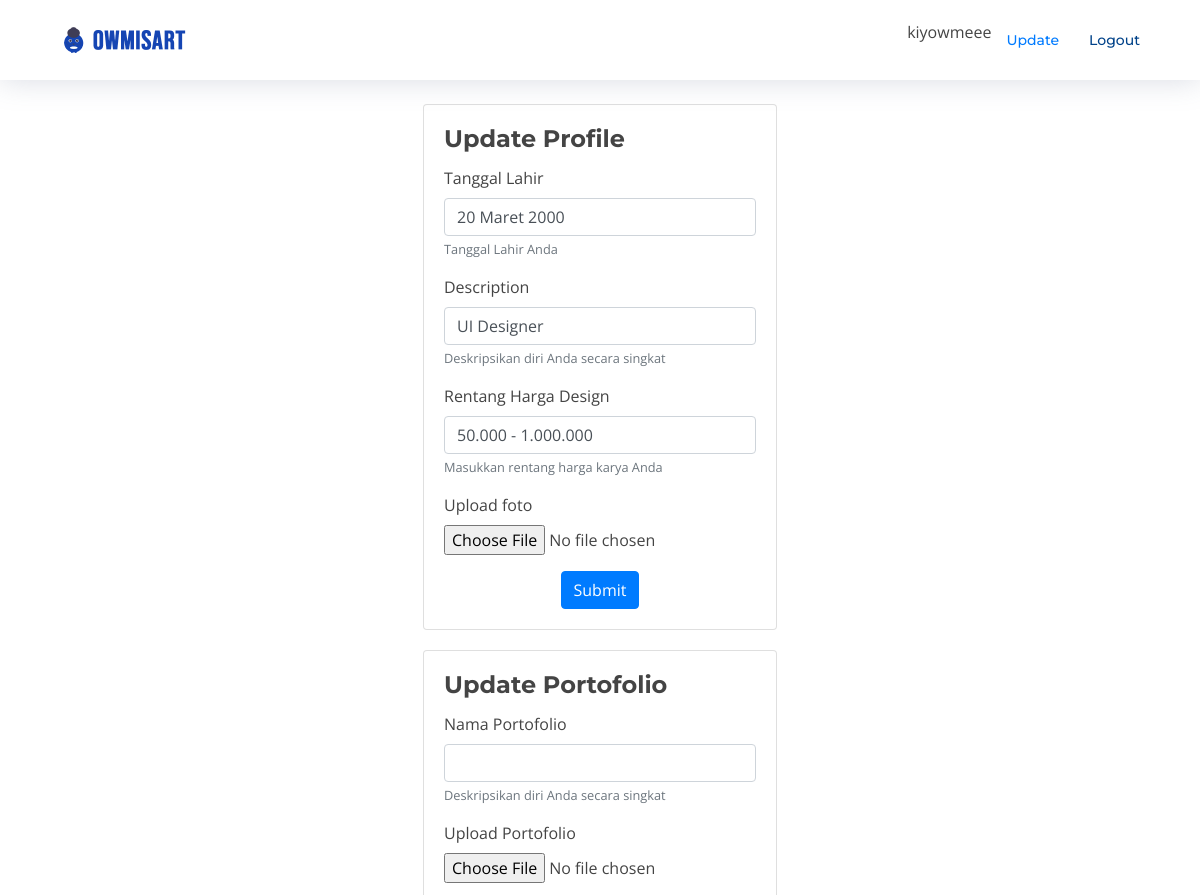
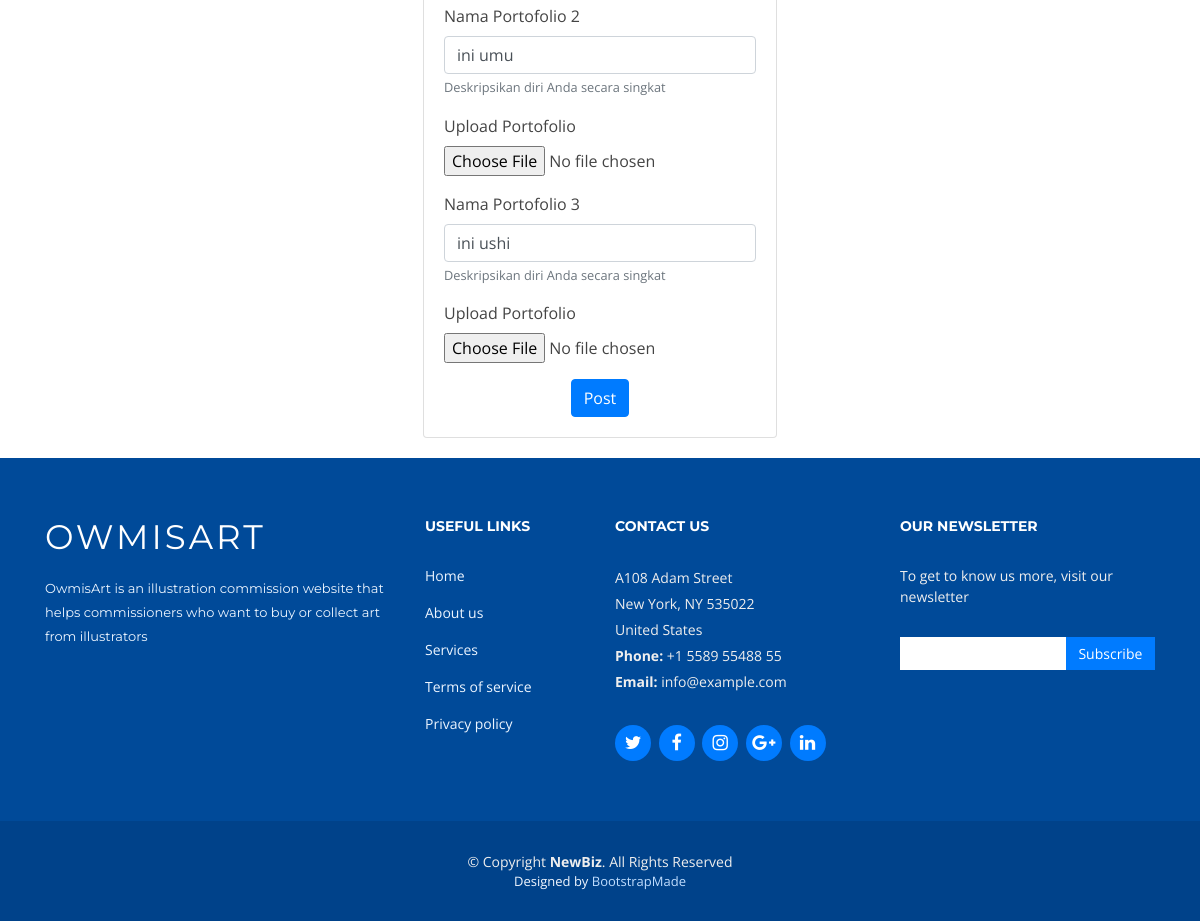
Screenshot of /update.php (signed in) with the database file from the repository (2 pictures, top to bottom).
### tables this page shows
CREATE TABLE `users` (
  `id` int(11) NOT NULL,
  `username` varchar(255) NOT NULL,
  `email` varchar(255) NOT NULL,
  `password` varchar(255) NOT NULL,
  `bio` text NOT NULL,
  `description` text NOT NULL,
  `hargacom` varchar(255) NOT NULL,
  `image` varchar(255) NOT NULL,
  `nama_porto` varchar(255) NOT NULL,
  `portofolio` varchar(255) NOT NULL,
  `nama_porto2` varchar(255) NOT NULL,
  `portofolio2` varchar(255) NOT NULL,
  `nama_porto3` varchar(255) NOT NULL,
  `portofolio3` varchar(255) NOT NULL
);

### update.php (the view, shortened to what this page needs)
<?php
    include 'conn.php';
    $id = $_SESSION['id'];
    $sql = "SELECT * FROM users WHERE `id`= $id";
    $result = mysqli_query($conn,$sql);
    $row = $result->fetch_assoc();
    include 'header_home.php';
?>
<body class="jarak">
</body>
<body class="my-login-page">
	<section class="h-100">
		<div class="container h-100">
			<div class="row justify-content-md-center h-100">
            <div class="card-wrapper">
					<div class="brand">
					</div>
                    <div class="card-wrapper">
					<div class="card fat">
						<div class="card-body">
							<h4 class="card-title"><strong>Update Profile</strong></h4>
							<form action="update.php" method="POST" enctype="multipart/form-data">
                            <div class="form-group">
                                <label for="exampleInputEmail1">Tanggal Lahir</label>
                                <input type="text" class="form-control" required= "required" name="bio" value="<?= $row['bio'] ?>">
                                <small id="emailHelp" class="form-text text-muted">Tanggal Lahir Anda</small>
                            </div>
						    <div class="form-group">
                                <label for="exampleInputPassword1">Description</label>
                                <input type="text" class="form-control" required= "required" name="desc" value="<?= $row['description'] ?>">
                                <small id="emailHelp" class="form-text text-muted">Deskripsikan diri Anda secara singkat</small>
                            </div>
                            <div class="form-group">
                                <label for="exampleInputPassword1">Rentang Harga Design</label>
                                <input type="text" class="form-control" required= "required" name="hargacom" value="<?= $row['hargacom'] ?>">
                                <small id="emailHelp" class="form-text text-muted">Masukkan rentang harga karya Anda</small>
                            </div>
							<div class="form-group">
                                <label for="exampleFormControlFile1">Upload foto</label>
                                <input type="file" class="form-control-file" required= "required" name="gambar">
                            </div>
							<center><div class="form-group m-0">
                                <button type="submit" name="submit" class="btn btn-primary">Submit</button>
                            </div>
							</form>
                        </div>
					</div>
                </div>
            </div>
            </section>
</body>
<body class="my-login-page">
	<section class="h-100">
		<div class="container h-100">
			<div class="row justify-content-md-center h-100">
            <div class="card-wrapper">
                    <div class="card-wrapper">
					<div class="card fat">
						<div class="card-body">
							<h4 class="card-title"><strong>Update Portofolio</strong></h4>
							<form action="update.php" method="POST" enctype="multipart/form-data">
                            <div class="form-group">
                                <label for="exampleInputPassword1">Nama Portofolio</label>
                                <input type="text" class="form-control" required= "required" name="nama_porto" value="<?= $row['nama_porto'] ?>">
                                <small id="emailHelp" class="form-text text-muted">Deskripsikan diri Anda secara singkat</small>
                            </div>
                            <div class="form-group">
                                <label for="exampleFormControlFile1">Upload Portofolio</label>
                                <input type="file" class="form-control-file" required= "required" name="portof">
                            </div>
                            <div class="form-group">
                                <label for="exampleInputPassword1">Nama Portofolio 2</label>
                                <input type="text" class="form-control" required= "required" name="nama_porto2" value="<?= $row['nama_porto2'] ?>">
                                <small id="emailHelp" class="form-text text-muted">Deskripsikan diri Anda secara singkat</small>
                            </div>
                            <div class="form-group">
                                <label for="exampleFormControlFile1">Upload Portofolio</label>
                                <input type="file" class="form-control-file" required= "required" name="portof2">
                            </div><div class="form-group">
                                <label for="exampleInputPassword1">Nama Portofolio 3</label>
                                <input type="text" class="form-control" required= "required" name="nama_porto3" value="<?= $row['nama_porto3'] ?>">
                                <small id="emailHelp" class="form-text text-muted">Deskripsikan diri Anda secara singkat</small>
                            </div>
                            <div class="form-group">
                                <label for="exampleFormControlFile1">Upload Portofolio</label>
                                <input type="file" class="form-control-file" required= "required" name="portof3">
                            </div>
							<center><div class="form-group m-0">
                                <button type="post" name="post" class="btn btn-primary">Post</button>
                            </div>
							</form>
                        </div>
					</div>
                </div>
            </div>
            </section>
</body>
<?php include 'footer.php'?>

### assets/css/style.css (style rules this page uses)
body { background: #fff; color: #444; font-family: "Open Sans", sans-serif; }
h1, h2, h3, h4, h5, h6 { font-family: "Montserrat", sans-serif; font-weight: 400; margin: 0 0 20px 0; padding: 0; }
section { overflow: hidden; }

### rows the page displays
users: bio "20 Maret 2000", desc "UI Designer", hargacom "50.000 - 1.000.000", nama_porto2 "ini umu", nama_porto3 "ini ushi"

### other values shown
$_SESSION['username'] "kiyowmeee"
